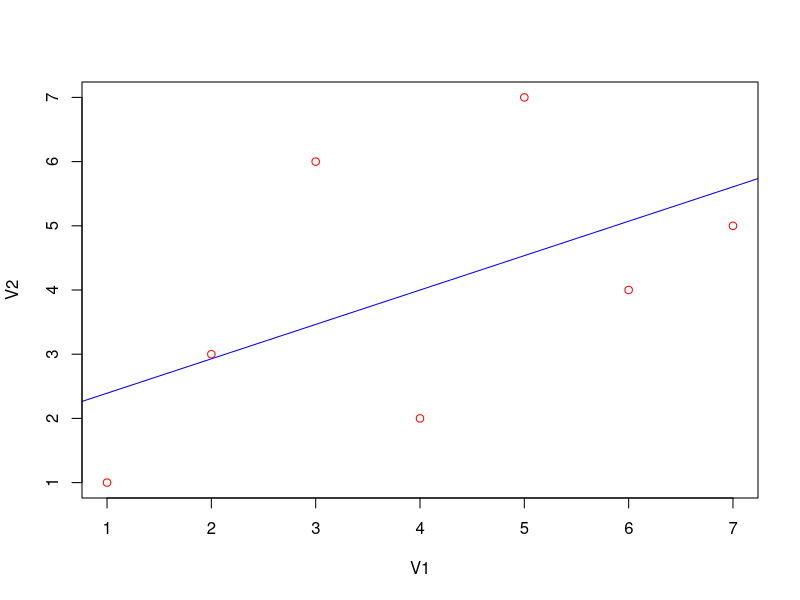
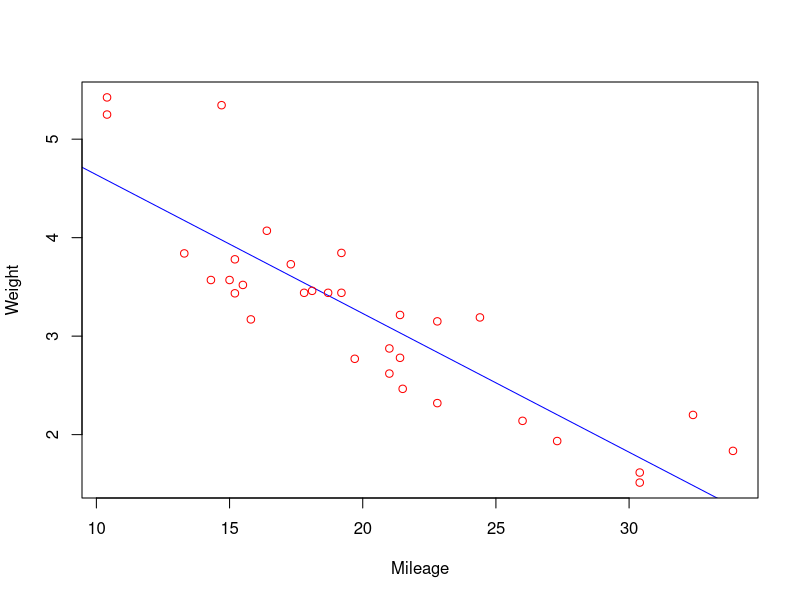

Recreate these plots in R, in order.
# Question : 1
# Consider available dataset: mtcars establish the relationship between "mpg" as a response variable with "disp","hp" and "wt" as predictor variables. 
# Create Equation for Regression Model
# Y = a+Xdisp.x1+Xhp.x2+Xwt.x3
# Apply Equation for predicting New Values for a car with disp = 221, hp = 102 and wt = 2.91 the predicte mileage.

df <- View(mtcars)
df

input <- mtcars[,c("mpg", "disp", "hp", "wt")]
input

model <- lm(mpg~disp + hp + wt, data = input)
model

Xall = coef(model)[1]
Xall

Xdisp = coef(model)[2]
Xdisp

Xhp = coef(model)[3]
Xhp

Xwt = coef(model)[4]
Xwt

y = Xall + Xdisp*221 + Xhp*102 + Xwt*2.91
y

# Question : 2
# Consider following vectors for multiple linear regression model:
# year <- c(2017,2017,2017,2017,2017,2017,2017,2017,2017,2017,2017,2017,2016,2016,2016,2016,2016,2016,2016,2016,2016,2016,2016,2016)
# month <- c(12,11,10,9,8,7,6,5,4,3,2,1,12,11,10,9,8,7,6,5,4,3,2,1)
# interest_rate <- c(2.75,2.5,2.5,2.5,2.5,2.5,2.5,2.25,2.25,2.25,2,2,2,1.75,1.75,1.75,1.75,1.75,1.75,1.75,1.75,1.75,1.75,1.75)
# unemployment_rate <- c(5.3,5.3,5.3,5.3,5.4,5.6,5.5,5.5,5.5,5.6,5.7,5.9,6,5.9,5.8,6.1,6.2,6.1,6.1,6.1,5.9,6.2,6.2,6.1)
# index_price <- c(1464,1394,1357,1293,1256,1254,1234,1195,1159,1167,1130,1075,1047,965,943,958,971,949,884,866,876,822,704,719)
# establish the relationship between "index_price" as a response variable with "interest_rate" and "unemployment_rate" as predictor variables.
# Create Relationship Model & get the Coefficients
# Create Equation for Regression Model
# Apply Equation for predicting New Values for interest_rate = 2.4 and unemployment_rate = 5.4 the predicte inxed_price

year <- c(2017,2017,2017,2017,2017,2017,2017,2017,2017,2017,2017,2017,2016,2016,2016,2016,2016,2016,2016,2016,2016,2016,2016,2016)
year

month <- c(12,11,10,9,8,7,6,5,4,3,2,1,12,11,10,9,8,7,6,5,4,3,2,1)
month

interest_rate <- c(2.75,2.5,2.5,2.5,2.5,2.5,2.5,2.25,2.25,2.25,2,2,2,1.75,1.75,1.75,1.75,1.75,1.75,1.75,1.75,1.75,1.75,1.75)
interest_rate

unemployment_rate <- c(5.3,5.3,5.3,5.3,5.4,5.6,5.5,5.5,5.5,5.6,5.7,5.9,6,5.9,5.8,6.1,6.2,6.1,6.1,6.1,5.9,6.2,6.2,6.1)
unemployment_rate

index_price <- c(1464,1394,1357,1293,1256,1254,1234,1195,1159,1167,1130,1075,1047,965,943,958,971,949,884,866,876,822,704,719)
index_price

df <- data.frame(year,month,interest_rate,unemployment_rate,index_price)
df

input <- df[,c('index_price', 'interest_rate', 'unemployment_rate')]
input

model <- lm(index_price~interest_rate + unemployment_rate, data = input)
model

Xall <- coef(model)[1]
Xall

Xinterest <- coef(model)[2]
Xinterest

Xunemployment <- coef(model)[3]
Xunemployment

y = Xall + Xinterest*2.4 + Xunemployment*5.4
y


# Question : 3
# Calculate Pearson correlation coefficient for given data:
# v1 = c(1, 2, 3, 4, 5, 6, 7) v2 = c(1, 3, 6, 2, 7, 4, 5)
# Plot relationship and perform analysis on type.

v1 = c(1, 2, 3, 4, 5, 6, 7) 
v1

v2 = c(1, 3, 6, 2, 7, 4, 5)
v2

result = cor(v1, v2, method = "pearson")
result

plot(v1, v2, xlab='V1',ylab = "V2", col='red', abline(lm(v2~v1),col="blue"))


# Question : 4
# Use avaliable dataset in R: mtcars
# Calculate Correlation coefficient for mgp and wt. Plot relationship and perform analysis on type.

df <- View(mtcars)
df

mpg <- mtcars$mpg
mpg

wt <- mtcars$wt
wt

result = cor(mpg, wt, method = "pearson")
result

plot(mpg, wt, xlab='Mileage', ylab = "Weight", col='red', abline(lm(wt~mpg), col="blue"))


# Question : 5
# Calculate five number summary or five point summary of given vector
# rebounds=c(30, 28, 24, 24, 28, 30, 31, 35,28)
# Calculate mean, median and mode for same data. Also use trim and na.rm parameter for mean.

rebounds = c(30, 28, 24, 24, 28, 30, 31, 35,28)
rebounds

fivenum(rebounds)

a <- mean(rebounds)
a

b <- median(rebounds)
b

c <- names(sort(table(rebounds),decreasing = TRUE))
c

d <- names(sort(table(rebounds),decreasing = TRUE))[1]
d

# Question : 6
# Generate a vector from the given data. Calculate the following:
#  X = (27,23,45,49,78,67,56,54,35,39,69,87,88,93,NA)
# 1. Calculate median for the given data.
# 2. Calculate mode of the vector.
# 3. Calculate the mean of the data by skipping the minimum and maximum value of a vector.
# 4. Sort the data and find the minimum and maximum values of a given a vector.
# 5. Find minimum and maximum value using inbuilt functions.
# 6. Calculate mean of the entire vector. (Ignore NA values)
# 7. Calculate quantile Q1 and Q3.
# 8. Find the summary of the vector by applying appropriate function.
# 9. Find the sum of the elements of vector.
# 10.Sort the elements of the vector in descending order. 

X = c(27,23,45,49,78,67,56,54,35,39,69,87,88,93,NA)
X

a = median(X, na.rm=TRUE)
a

b =names(sort(table(X),decreasing = TRUE))[1]
b

c = mean(sort(X), trim = 0.1, na.rm = TRUE)
c

d = sort(X)
d

print(min(d))
print(max(d))

print(min(X, na.rm = TRUE))
print(max(X, na.rm = TRUE))

e <- mean(X, na.rm = TRUE)
e

f <- quantile(X, probs = c(0.25, 0.75), na.rm = TRUE)
f
  
g <- summary(X, na.rm = TRUE)
g

h <- sum(X, na.rm = TRUE)
h

i <- sort(X, decreasing = TRUE)
i
